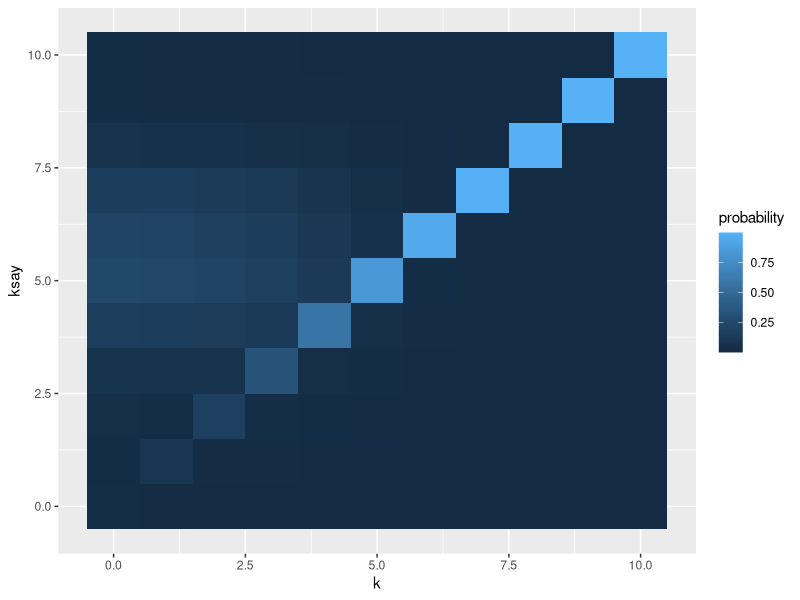
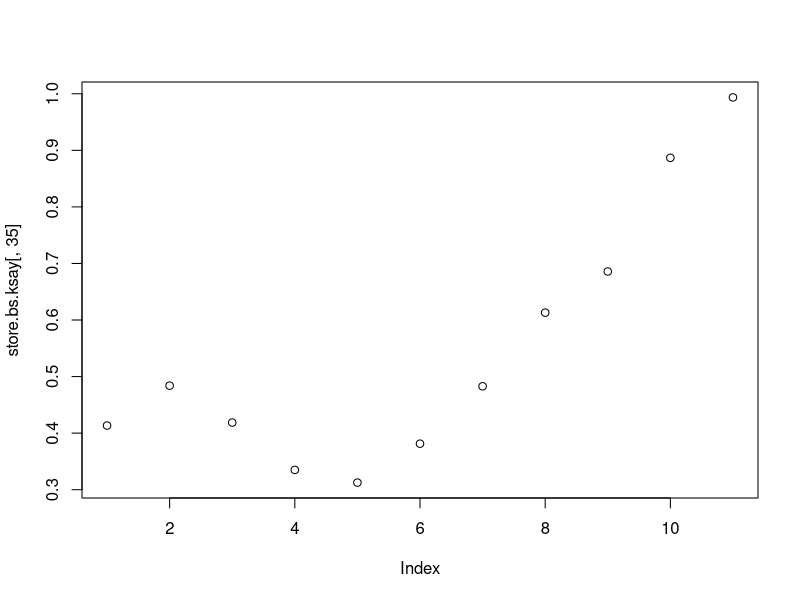

These figures' R source, in order:
require(tidyverse)

numMarbles = 10
KSAY = matrix(rep(0:numMarbles,numMarbles+1),nrow=numMarbles+1)
K = matrix(rep(0:numMarbles, each=numMarbles+1), nrow=numMarbles+1)
BET = 0.8
liePenalty = 10 # 10 # -5
faPenalty = 5 # 5 # 0


softmax <- function(alph, allEV) { # allEV = vector of numerics
  # EV: I changed this, and may have broken something.
  aev = exp(alph * allEV)
  return(aev/sum(aev))
  # mapply(function(i) exp(i*alph)/sum(exp(allEV*alph)), allEV)
}

p.k <- function(k, p) {
  BET*dbinom(k, numMarbles, p) + (1-BET)*1/(numMarbles+1)
}



# util = [-1, +1] "pts for red" = +1, "pts for blue" = -1

u.L <- function(ksay, lie, BS, utilStr, eta.L, lastLvl=FALSE) {
  utility = case_when(
    !BS ~ utilStr*2*ksay - utilStr*10,
    !lie ~ utilStr*2*ksay - utilStr*10 + faPenalty,
    lie ~ -liePenalty
  )
  return(ifelse(lie & lastLvl, utility - eta.L, utility))
}

u.D <- function(ksay, lie, BS, utilStr, eta.D, lastLvl=FALSE) {
  utility = case_when(
    !BS ~ utilStr*10 - utilStr*2*ksay,
    !lie ~ utilStr*10 - utilStr*2*ksay - faPenalty ,
    lie ~ liePenalty
  )
  return(ifelse(BS & lastLvl, utility - eta.D, utility))
}


EV.D_bs.ksay.r <- function(ksay, p, bs, util, eta.D, lastlvl=FALSE, p.L) { # both are vectors
  u.D(ksay, lie=TRUE, BS=bs, util, eta.D, lastLvl=lastlvl) * p.L + 
    u.D(ksay, lie=FALSE, BS=bs, util, eta.D, lastLvl=lastlvl) * (1-p.L)
}
# EV.D_bs.ksay.r(0:10, 0.5, TRUE, 1, 7, TRUE, rep(0.5,11))
# EV.D_bs.ksay.r(0:10, 0.5, TRUE, 1, 7, TRUE, mapply(p_t.ksay.r, 0:10, 0.5, rep(0.5,11)))

p.D_bs.ksay.r <- function(ksay, p, util, alph, eta.D, lastlvl=FALSE, p.L) {
  EV.BS <- EV.D_bs.ksay.r(ksay, p, TRUE, util, eta.D, lastlvl=lastlvl, p.L)
  EV.noBS <- EV.D_bs.ksay.r(ksay, p, FALSE, util, eta.D, lastlvl=lastlvl, p.L)
  softmax(alph, c(EV.BS, EV.noBS))[1]
}
# mapply(p.D_bs.ksay.r, 0:10, 0.5, 1, 0.25, 7, FALSE, 0.4)
# mapply(p.D_bs.ksay.r, 0:10, 0.5, 1, 0.25, 7, FALSE, p_t.ksay.r(1, 0.25, 2, 0.5, rep(0.1,11)))

EV.L_ksay.k.r <- function(k, ksay, util, eta.L, p, lastlvl=FALSE, p.D) {
  mapply(u.L, ksay, lie=ksay!=k, BS=TRUE, util, eta.L, lastLvl=lastlvl) * p.D + 
    mapply(u.L, ksay, lie=ksay!=k, BS=FALSE, util, eta.L, lastLvl=lastlvl) * (1-p.D)
}
EV.L_ksay.k.r(5, 0:10, 1, 7, 0.5, lastlvl=F, 0.5)
# mapply(function(i) EV.L_ksay.k.r(i, 0:10, 1, 7, 0.5, lastlvl=F, rep(0.5,11)), 0:10)


p.L_ksay.k.r <- function(util, alph, eta.L, p, lastlvl=FALSE, p.D) { #look into this
  EV.all <- mapply(
    function(i) EV.L_ksay.k.r(i, 0:numMarbles, util, eta.L, p, lastlvl=lastlvl, p.D), 
    0:numMarbles)
  apply(EV.all,2,softmax, alph)
}
# round(p.L_ksay.k.r(1, 1, 7, 0.5, TRUE, rep(0.5,11)),5)
# round(p.L_ksay.k.r(0.5, rep(0.5,11)) * .8 + 1 / length(0:numMarbles) *.2,4)

p_true.ksay <- function(prob.k, prob.ksay.k) {
  P.K <- matrix(rep(prob.k, each=numMarbles+1), nrow=numMarbles+1)
  LIE = 1-diag(numMarbles+1)
  rowSums(P.K*prob.ksay.k*LIE)/rowSums(P.K*prob.ksay.k)
}


n.depths = 40
store.ksay.k = array(NA, dim = c(11, 11, n.depths))
store.bs.ksay = array(NA, dim = c(11, n.depths))

prior = rep(0.1,11)
util = 1
p = 0.5
eta.L = 1
eta.D = 1
alph = 0.5

for(depth in 1:n.depths){
  if(depth == 1){
    store.bs.ksay[,depth] = prior
  } else if(depth == 2) {
    
    store.bs.ksay[,depth] = mapply(p.D_bs.ksay.r,
           0:10, 
           p, 
           util, 
           alph, 
           eta.D, 
           lastlvl=depth==n.depths,
           p_true.ksay(p.k(0:numMarbles, p), 
                       store.ksay.k[,,depth-1]))
  } else {
    store.bs.ksay[,depth] = mapply(p.D_bs.ksay.r,
                                   0:10, 
                                   p, 
                                   util, 
                                   alph, 
                                   eta.D, 
                                   lastlvl=depth==n.depths,
                                   p_true.ksay(p.k(0:numMarbles, p), 
                                               apply(store.ksay.k[,,1:(depth-1)], MARGIN = c(1, 2), FUN = mean)))
    
  }
   
  store.ksay.k[,,depth] = p.L_ksay.k.r(util, 
                                       alph, 
                                       eta.L, 
                                       p, 
                                       lastlvl=depth==n.depths, 
                                       apply(matrix(store.bs.ksay[,1:depth], nrow=numMarbles+1), MARGIN = 1, FUN = mean))
                                       #store.bs.ksay[,depth])
}

store.ksay.k[,,18] %>% as_tibble() %>% 
  mutate(idx = 0:10) %>% 
  pivot_longer(-idx, names_to = 'column', values_to='probability') %>% 
  mutate(column = as.numeric(substr(column, 2, 10))-1) %>% 
  ggplot(aes(x=column, y=idx, fill=probability))+
  geom_tile()+
  xlab('k')+ylab('ksay')

plot(store.bs.ksay[,35])

